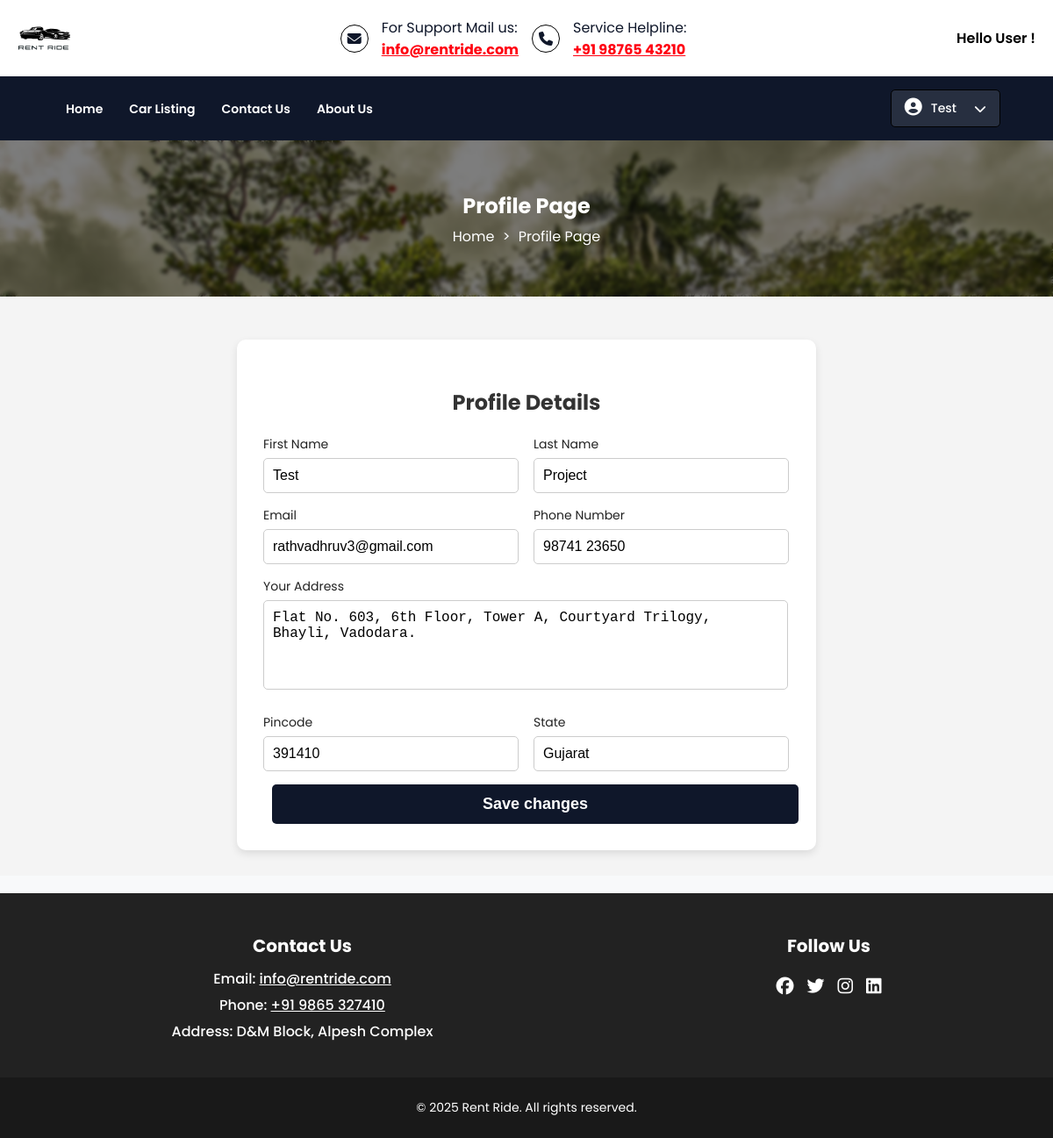
The app's page /profile.php (signed in) with its own data.
### tables this page shows
CREATE TABLE `users` (
  `id` int(11) NOT NULL,
  `first_name` varchar(50) NOT NULL,
  `last_name` varchar(50) NOT NULL,
  `email` varchar(100) NOT NULL,
  `phone` varchar(20) NOT NULL,
  `address` varchar(255) DEFAULT NULL,
  `pincode` varchar(10) NOT NULL,
  `state` varchar(100) NOT NULL,
  `password` varchar(255) NOT NULL,
  `created_at` timestamp NOT NULL DEFAULT current_timestamp(),
  `reset_token` varchar(100) DEFAULT NULL
);

CREATE TABLE `contact_info` (
  `id` int(11) NOT NULL,
  `address` varchar(255) NOT NULL,
  `email` varchar(100) NOT NULL,
  `contact_number` varchar(20) NOT NULL
);

### profile.php (the view, shortened to what this page needs)
<?php
include 'include/config.php';
$user_id = $_SESSION['id'];
$query = "SELECT * FROM users WHERE id = :id";
$stmt = $dbh->prepare($query);
$stmt->bindParam(":id", $user_id, PDO::PARAM_INT);
$stmt->execute();
$user = $stmt->fetch(PDO::FETCH_ASSOC);
?>
<!DOCTYPE html>
<html lang="en">
    <head>
        <link rel="stylesheet" href="styles.css">
        <link rel="stylesheet" href="https://cdnjs.cloudflare.com/ajax/libs/font-awesome/6.7.2/css/all.min.css" />
    </head>
    <body>
        <?php include 'include/header.php'; ?>
        <?php include 'include/navigation.php'; ?>
        <div class="ps-container">
            <div class="ps-overlay">
                <h1>Profile Page</h1>
                <nav>
                    <a href="index.html">Home</a> >
                    <a href="profile.html">Profile Page</a>
                </nav>
            </div>
            <img src="Image/profile-page-banner.jpg" alt="Profile Page Background" class="ps-img">
        </div>
        <section class="profile-section">
            <div class="profile-form">
                <form action="profile.php" method="POST">
                    <h3>Profile Details</h3>
                    <div class="form-row">
                        <div class="form-group">
                            <label for="firstname">First Name</label>
                            <input type="text" id="firstname" name="firstname" value="<?= $user['first_name'] ?>" required />
                        </div>
                        <div class="form-group">
                            <label for="lastname">Last Name</label>
                            <input type="text" id="lastname" name="lastname" value="<?= $user['last_name'] ?>" required />
                        </div>
                    </div>
                    <div class="form-row">
                        <div class="form-group">
                            <label for="email">Email</label>
                            <input type="email" id="email" name="email" value="<?= $user['email'] ?>" required />
                        </div>
                        <div class="form-group">
                            <label for="phone">Phone Number</label>
                            <input type="tel" id="phone" name="phone" value="<?= $user['phone'] ?>" required />
                        </div>
                    </div>
                    <div class="form-row">
                        <div class="form-group">
                            <label for="address">Your Address</label>
                            <textarea id="address" name="address" rows="3"><?= $user['address'] ?></textarea>
                        </div>
                    </div>
                    <div class="form-row">
                        <div class="form-group">
                            <label for="pincode">Pincode</label>
                            <input type="text" id="pincode" name="pincode" value="<?= $user['pincode'] ?>" required>
                        </div>
                        <div class="form-group">
                            <label for="state">State</label>
                            <input type="text" id="state" name="state" value="<?= $user['state'] ?>" required>
                        </div>
                    </div>
                    <button type="submit" class="btn-save">Save changes</button>
                </form>
            </div>
        </section>
        <?php include 'include/footer.php'; ?>
    </body>
</html>

### include/footer.php (shortened to what this page needs)
<?php
include 'include/config.php';
$sql = "SELECT * FROM contact_info WHERE id = 1";
$stmt = $dbh->prepare($sql);
$stmt->execute();
$contact = $stmt->fetch(PDO::FETCH_ASSOC);
?>
<!DOCTYPE html>
<html lang="en">
    <head>
        <link rel="stylesheet" href="styles.css">
        <link rel="stylesheet" href="https://cdnjs.cloudflare.com/ajax/libs/font-awesome/6.7.2/css/all.min.css" />
    </head>
    <body>
        <footer>
            <div class="container">
            <div class="footer-content">
                <h3>Contact Us</h3>
                <p>Email: <a href="mailto:<?php echo htmlspecialchars($contact['email'] ?? 'N/A'); ?>">
                    <?php echo htmlspecialchars($contact['email'] ?? 'N/A'); ?></a>
                </p>
                <p>Phone: <a href="tel:<?php echo htmlspecialchars($contact['contact_number'] ?? 'N/A'); ?>">
                    <?php echo htmlspecialchars($contact['contact_number'] ?? 'N/A'); ?></a>
                </p>
                <p>Address: <?php echo htmlspecialchars($contact['address'] ?? 'N/A'); ?></p>
            </div>
                <div class="footer-content">
                    <h3>Follow Us</h3>
                    <ul class="social-icons">
                        <li><a href="#"><i class="fab fa-facebook"></i></a></li>
                        <li><a href="#"><i class="fab fa-twitter"></i></a></li>
                        <li><a href="#"><i class="fab fa-instagram"></i></a></li>
                        <li><a href="#"><i class="fab fa-linkedin"></i></a></li>
                    </ul>
                </div>
            </div>
            <div class="bottom-bar">
                <p>&copy; 2025 <a href="admin/Login.php">Rent Ride</a>. All rights reserved.</p>
            </div>
        </footer>
    </body>
</html>

### styles.css (style rules this page uses)
body { font-family: 'Poppins', sans-serif; margin: 0; padding: 0; background-color: #f8f9fa; }
.ps-container { position: relative; width: 100%; height: 178px; overflow: hidden; display: flex; align-items: center; justify-content: center; text-align: center; }
.ps-img { width: 100%; height: 100%; object-fit: cover; position: absolute; top: 0; left: 0; z-index: -2; }
.ps-container::after { content: ""; position: absolute; top: 0; left: 0; width: 100%; height: 100%; background: rgba(0, 0, 0, 0.5); backdrop-filter: blur(2px); z-index: -1; }
.ps-overlay { position: relative; z-index: 1; color: #fff; }
.ps-overlay h1 { margin: 0; font-size: 24px; font-weight: bold; }
.ps-overlay nav { margin-top: 5px; }
.ps-overlay a { color: #fff; text-decoration: none; margin: 0 5px; font-size: 16px; }
button { display: inline-block; width: calc(100% - 20px); padding: 10px; background: #0F172A; color: #fff; font-weight: 700; border: none; border-radius: 5px; cursor: pointer; margin-left: 10px; margin-right: 10px; }
.btn-save { width: 150px; padding: 12px; background-color: #004085; color: white; border: none; border-radius: 5px; font-size: 16px; cursor: pointer; }
.form-row { display: flex; gap: 16px; justify-content: space-between; margin-bottom: 18px; }
.form-group { flex: 1; display: flex; flex-direction: column; align-items: start; }
.form-group label { font-size: 14px; margin-bottom: 5px; color: #222222; }
.form-group input { padding: 10px; border: 1px solid #ccc; border-radius: 5px; font-size: 14px; }
.form-group textarea { width: 95%; padding: 10px; margin-bottom: 12px; border: 1px solid #ccc; border-radius: 5px; font-size: 14px; }
.form-group textarea { height: 50px; resize: none; }
footer { background: #222222; color: #fff; padding-top: 25px; margin-top: 20px; }
.container { display: flex; justify-content: space-around; max-width: 1200px; margin: auto; }
.footer-content { text-align: center; margin-bottom: 20px; }
.footer-content h3 { font-size: 20px; margin-bottom: 10px; }
.footer-content p { margin: 5px 0; font-weight: 500; }
.footer-content p a { color: #fff; }
.social-icons { display: flex; justify-content: center; gap: 15px; padding: 0; list-style: none; }
.social-icons li a { color: #fff; font-size: 20px; transition: 0.3s; }
.bottom-bar { text-align: center; padding: 10px 0px; margin-top: 15px; font-size: 14px; background-color: #191919; }
.bottom-bar p a { text-decoration: none; color: #fff; }
.profile-section { display: flex; justify-content: center; align-items: center; padding-top: 20px; min-height: 80vh; background-color: #f4f4f4; }
.profile-form { width: 50%; max-width: 600px; background: #ffffff; padding: 30px; border-radius: 10px; box-shadow: 0px 4px 10px rgba(0, 0, 0, 0.1); }
.profile-form h3 { text-align: center; font-size: 24px; margin-bottom: 20px; color: #333; }
.form-row { display: flex; flex-wrap: wrap; justify-content: space-between; margin-bottom: 15px; }
.form-group { width: 48%; }
.form-group input { width: 92%; padding: 10px; font-size: 16px; border: 1px solid #ccc; border-radius: 5px; outline: none; }
.form-group textarea { width: 96%; padding: 10px; font-size: 16px; border: 1px solid #ccc; border-radius: 5px; outline: none; }
.form-group textarea { resize: none; height: 80px; }
.profile-form .btn-save { width: 100%; padding: 12px; font-size: 18px; color: #fff; background: #0F172A; border: none; border-radius: 5px; cursor: pointer; transition: 0.3s; }

### records on screen
users: firstname "Test", lastname "Project", email "rathvadhruv3@gmail.com", phone "98741 23650", address "Flat No. 603, 6th Floor, Tower A, Courtyard Trilogy, Bhayli, Vadodara.", pincode "391410", state "Gujarat"
contact_info: email "info@rentride.com", contact_number "+91 9865 327410", address "D&M Block, Alpesh Complex"

### other values on screen
$_SESSION['first_name'] "Test"
